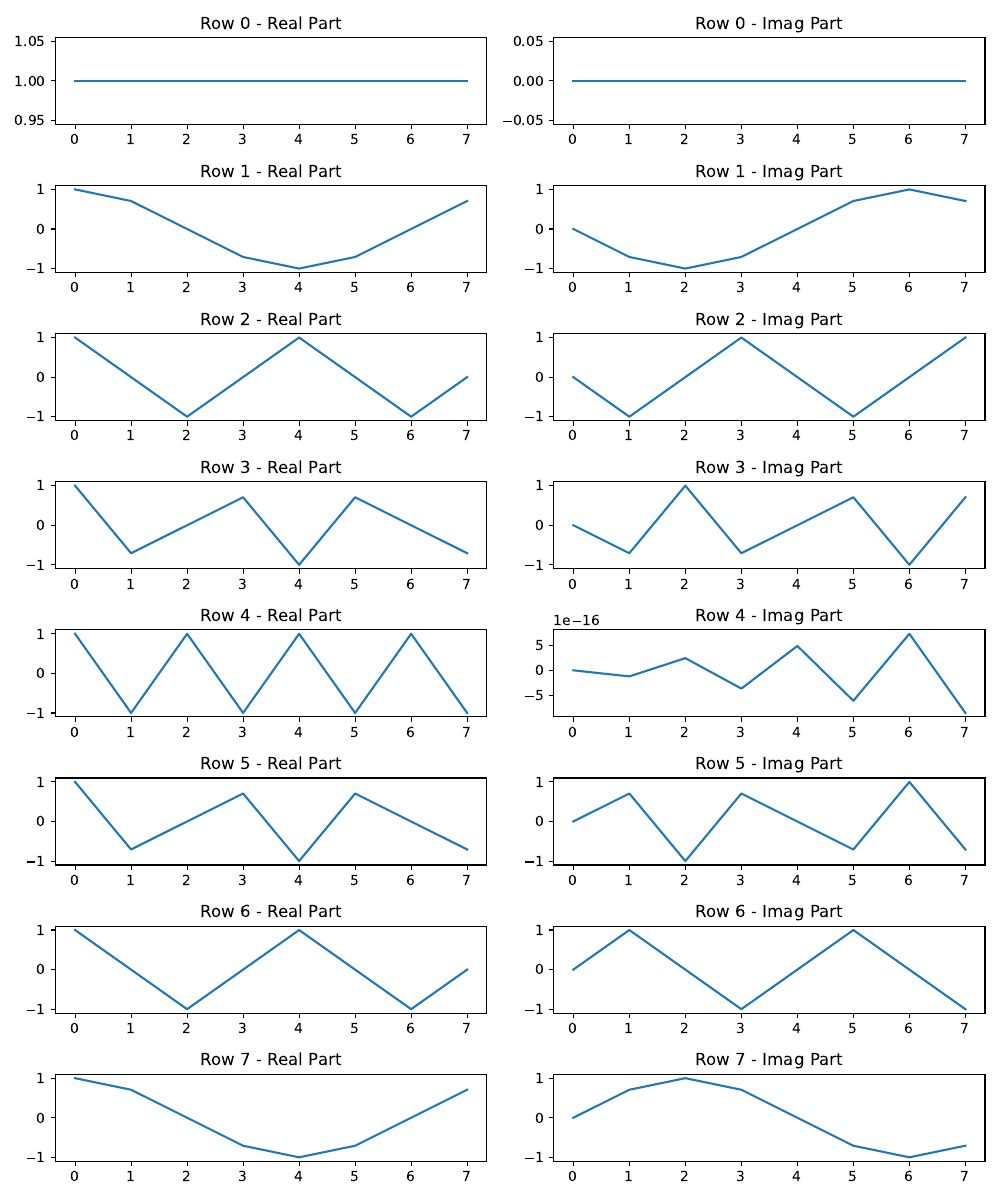

This chart was generated by the following Python code:
import numpy as np
import matplotlib.pyplot as plt

N = 8
F = np.zeros(shape=(N, N), dtype=complex)
for k in range(N):
    for n in range(N):
        F[k][n] = np.exp(-2j * np.pi * k * n / N)

# F_unitary = F / np.sqrt(N)
print(np.allclose(np.round(F.conj().T@F, 3)/N, np.eye(N)))

fig, axs = plt.subplots(nrows=N, ncols=2, figsize=(10, 12))
for k in range(N):
    axs[k, 0].plot(np.real(F[k, :]))
    axs[k, 0].set_title(f"Row {k} - Real Part")
    axs[k, 1].plot(np.imag(F[k, :]))
    axs[k, 1].set_title(f"Row {k} - Imag Part")
plt.tight_layout()
plt.savefig("ex1.pdf")
plt.show()
